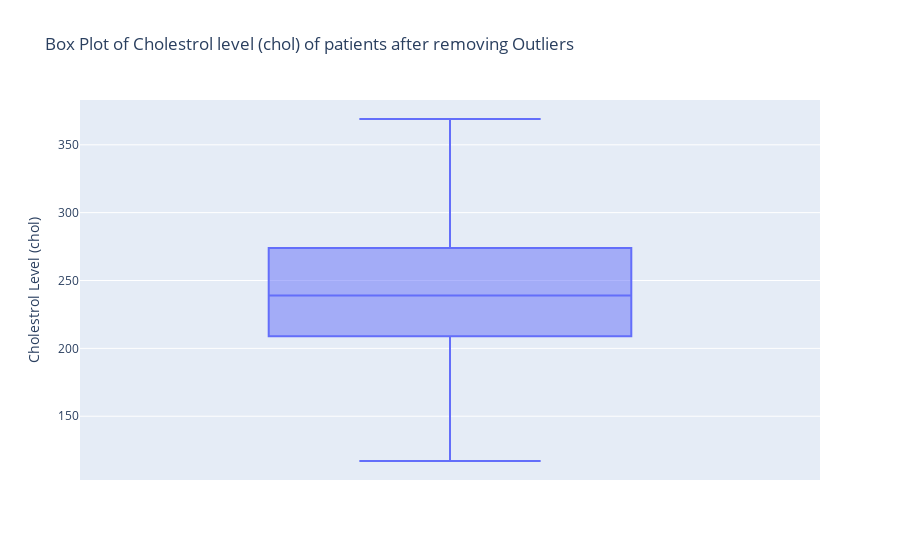

The notebook cell saved with this chart:
### Code cell
# Let's view the box plot after removing outliers of chol column.
# Let's view the cholestrol using interactive boxplot to find outliers
# Create a box plot
fig = px.box(df, y='chol', title='Box Plot of Cholestrol level (chol) of patients after removing Outliers',
             labels={'chol': 'Cholestrol Level (chol)'})

# Show the plot
fig.show()

### Figure 1 — Plotly figure (JSON) as saved in the notebook; plotly's stock layout.template omitted (floating-point values rounded to 4 significant figures; data arrays with more than 128 entries replaced by an {"elided": "..."} marker saying what was removed)
{"data": [{"alignmentgroup": "True", "hovertemplate": "Cholestrol Level (chol)=%{y}<extra></extra>", "legendgroup": "", "marker": {"color": "#636efa"}, "name": "", "notched": false, "offsetgroup": "", "orientation": "v", "showlegend": false, "type": "box", "x0": " ", "xaxis": "x", "y": {"elided": "725 float values"}, "y0": " ", "yaxis": "y"}], "layout": {"boxmode": "group", "legend": {"tracegroupgap": 0}, "title": {"text": "Box Plot of Cholestrol level (chol) of patients after removing Outliers"}, "xaxis": {"anchor": "y", "domain": [0, 1]}, "yaxis": {"anchor": "x", "domain": [0, 1], "title": {"text": "Cholestrol Level (chol)"}}}}
